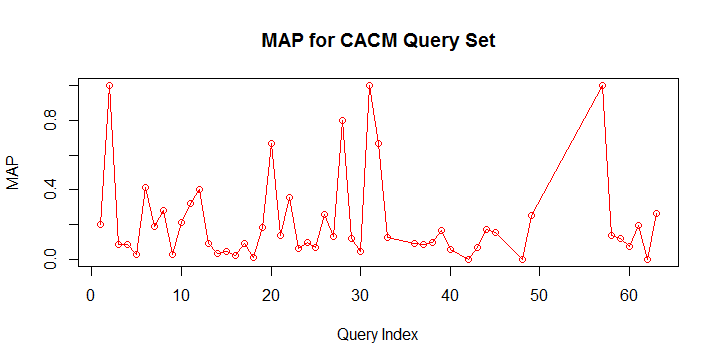

Reproduce this figure in R.
map <- read.csv("map.csv", header = TRUE)
plot(map$Query,map$Value,type = "o",col = "red", xlab = "Query Index", ylab = "MAP", 
     main = "MAP for CACM Query Set",  ylim=c(0,1))

#legend("topright", c("Query1","Query2"), col=c("red","blue"),pch=21:22, lty=1:2)
